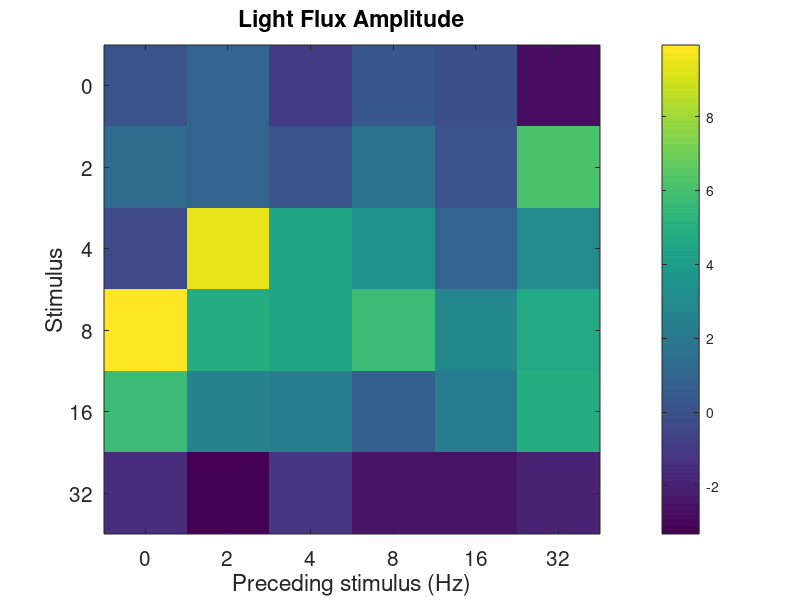
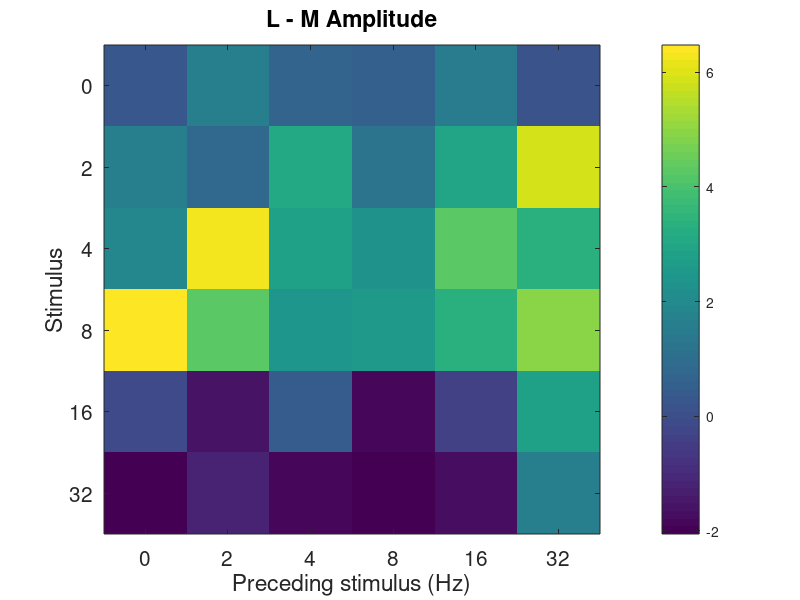
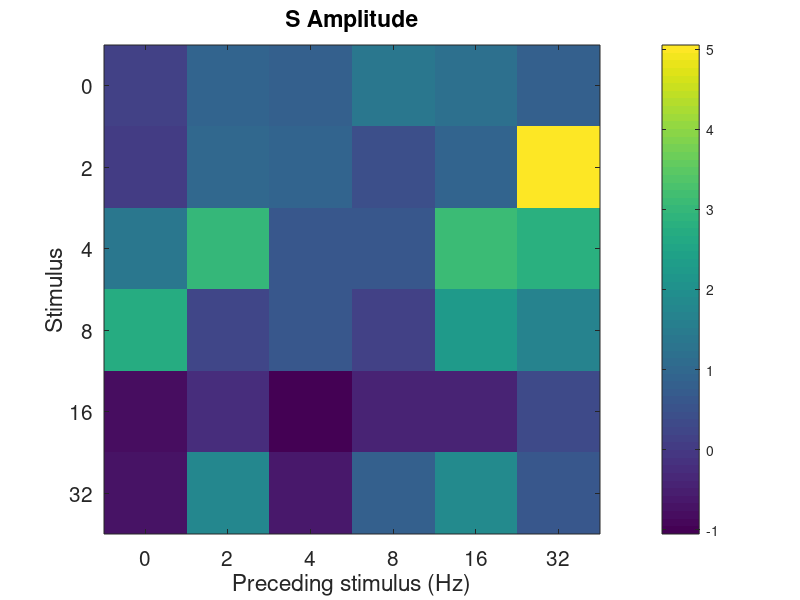
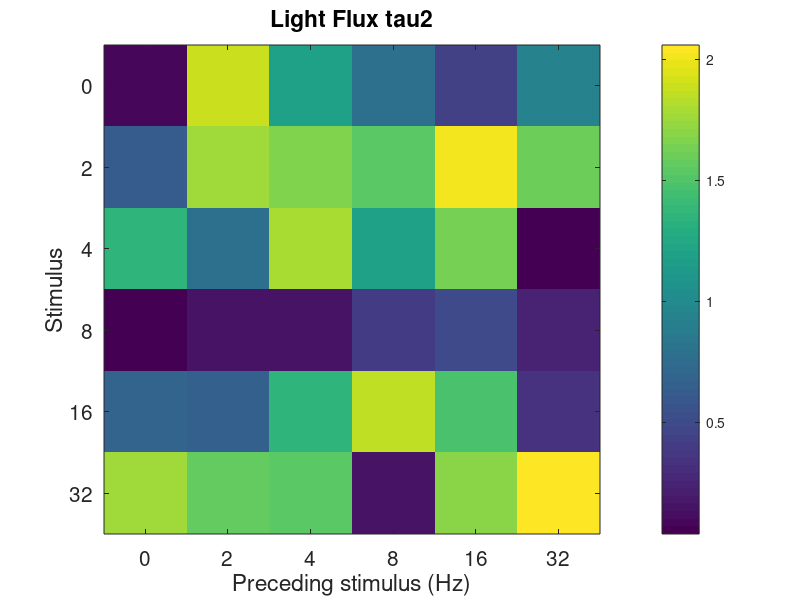

These figures' MATLAB source, in order:
%%

addpath('storedData/');

subj_name = 'asb1';
% NOTE THAT THE COUNTERBALANCING ISN'T PERFECT--MANUALLY CORRECTED IN CODE
% FOR RUN A: 2 PRECEDED BY 0 APPEARS 2 TIMES, 0 PRECEDED BY 0 APPEARS 2
%            TIMES
% FOR RUN B: 0 PRECEDED BY 0 APPEARS 3 TIMES
hardCodedOverlapCorrection = 2;

% load parameters and fits
if strcmp(subj_name,'asb1')
    carryOver = load('asb1CarryOver');
    carryOver = carryOver.carryOver;
    unlockedParamFits = load('asb1UnlockedParamFits');
    unlockedParamFits = unlockedParamFits.unlockedParamFits;
elseif strcmp(subj_name,'gka1')
    carryOver = load('gka1CarryOver');
    carryOver = carryOver.carryOver;
    unlockedParamFits = load('gka1UnlockedParamFits');
    unlockedParamFits = unlockedParamFits.unlockedParamFits;
else
   error('specify valid subject name: asb1 or gka1'); 
end

% loop over runs
for i = 1:size(carryOver.storeAll,1)
    stimForRun = carryOver.stimValuesForRunStore(i,:);
    % get unique stimulus values
    uniqueTempFreq = unique(stimForRun);
    % initialize carry over matrices
    carryOverMatSubAmpl = 0./zeros([length(uniqueTempFreq) length(uniqueTempFreq)]);
    carryOverMatSubtau2 = 0./zeros([length(uniqueTempFreq) length(uniqueTempFreq)]);
    counterMatrixSub = zeros([length(uniqueTempFreq) length(uniqueTempFreq)]);
    % loop over temp freqs in each run
    for j = 2:length(stimForRun)
        % get the amplitude and tau values
        ampl = carryOver.storeAll(i,j,1);
        tau2 = carryOver.storeAll(i,j,2);
        whereToPut1 = stimForRun(j)  ==uniqueTempFreq;
        whereToPut2 = stimForRun(j-1)==uniqueTempFreq;
        if isnan(carryOverMatSubAmpl(whereToPut1,whereToPut2))
            % place them appropriately in the carry over matrix for ampllitude
            carryOverMatSubAmpl(whereToPut1,whereToPut2) = ampl;
            % do the same for tau2
            carryOverMatSubtau2(whereToPut1,whereToPut2) = tau2;
        else
            % place them appropriately in the carry over matrix for amplitude
            carryOverMatSubAmpl(whereToPut1,whereToPut2) = ...
            carryOverMatSubAmpl(whereToPut1,whereToPut2)+ampl;
            % do the same for tau2
            carryOverMatSubtau2(whereToPut1,whereToPut2) = ...
            carryOverMatSubtau2(whereToPut1,whereToPut2)+tau2;
        end
        counterMatrixSub(whereToPut1,whereToPut2) = ...
        counterMatrixSub(whereToPut1,whereToPut2)+1;
    end
   
   % manually account for overlapping combinations
   if carryOver.runOrder(i)=='A'
       
       carryOverMatSubAmpl(1,1) = carryOverMatSubAmpl(1,1)./2;
       carryOverMatSubAmpl(2,1) = carryOverMatSubAmpl(2,1)./2;
       
       carryOverMatSubtau2(1,1) = carryOverMatSubtau2(1,1)./2;
       carryOverMatSubtau2(2,1) = carryOverMatSubtau2(2,1)./2;
       
   elseif carryOver.runOrder(i)=='B'
       
       carryOverMatSubAmpl(1,1) = carryOverMatSubAmpl(1,1)./3;
       carryOverMatSubtau2(1,1) = carryOverMatSubtau2(1,1)./3;
       
   else
      dummy = [];
   end
   
   % add 'labels'
   carryOverMatSubAmpl = [uniqueTempFreq' carryOverMatSubAmpl];
   carryOverMatSubAmpl = [[0 uniqueTempFreq]; carryOverMatSubAmpl];
   % store for each run
   carryOverMatAmpl(i,:,:) = carryOverMatSubAmpl;
   
   % repeat for tau2
   carryOverMatSubtau2 = [uniqueTempFreq' carryOverMatSubtau2];
   carryOverMatSubtau2 = [[0 uniqueTempFreq]; carryOverMatSubtau2];
   % store for each run
   carryOverMattau2(i,:,:) = carryOverMatSubtau2;
   
   % matrix for keeping track of repeats
   counterMatrix(i,:,:) = counterMatrixSub;
   
end

lightModDir = {'Light Flux','L - M','S'};

for i = 1:length(lightModDir)
   % create empty matrix
   finalCarryOverMatAmplSub = zeros(size(carryOverMatSubAmpl));
   finalCarryOverMattau2Sub = zeros(size(carryOverMatSubtau2));
   % get all runs with a given modulation direction
   runIndices = find(carryOver.stimTypeCode==i);
   % grab their carry over matrices, sum them
   for j = 1:length(runIndices)
      % convert nan's to 0's
      curCarryOverAmpl = squeeze(carryOverMatAmpl(runIndices(j),:,:));
      curCarryOverTau2 = squeeze(carryOverMattau2(runIndices(j),:,:));
      curCarryOverAmpl(isnan(curCarryOverAmpl)) = 0;
      curCarryOverTau2(isnan(curCarryOverTau2)) = 0;
      % add
      finalCarryOverMatAmplSub = finalCarryOverMatAmplSub+curCarryOverAmpl; 
      finalCarryOverMattau2Sub = finalCarryOverMattau2Sub+curCarryOverTau2; 
   end
   % divide by half the number of runs at that modulation direction--two
   % run orders to get proper counterbalancing
   finalCarryOverMatAmplSub = finalCarryOverMatAmplSub./(length(runIndices)./6);
   finalCarryOverMattau2Sub = finalCarryOverMattau2Sub./(length(runIndices)./6);
   % divide the 'labels' by 6
   finalCarryOverMatAmplSub(1,:) = finalCarryOverMatAmplSub(1,:)./6;
   finalCarryOverMatAmplSub(:,1) = finalCarryOverMatAmplSub(:,1)./6;
   finalCarryOverMattau2Sub(1,:) = finalCarryOverMattau2Sub(1,:)./6;
   finalCarryOverMattau2Sub(:,1) = finalCarryOverMattau2Sub(:,1)./6;
   % manually average overlapping cells
   finalCarryOverMatAmplSub(2,2) = finalCarryOverMatAmplSub(2,2)./2;
   finalCarryOverMattau2Sub(2,2) = finalCarryOverMattau2Sub(2,2)./2;
   finalCarryOverMatAmplSub(2,6) = finalCarryOverMatAmplSub(2,6)./2;
   finalCarryOverMattau2Sub(2,6) = finalCarryOverMattau2Sub(2,6)./2;
   % assign
   finalCarryOverMatAmpl(i,:,:) = finalCarryOverMatAmplSub;
   finalCarryOverMattau2(i,:,:) = finalCarryOverMattau2Sub;
end


figure; imagesc(squeeze(finalCarryOverMatAmpl(1,2:size(finalCarryOverMatAmpl,2),2:size(finalCarryOverMatAmpl,3))))
title('Light Flux Amplitude'); set(gca,'xticklabel',([0 2 4 8 16 32 64]));
set(gca,'yticklabel',([0 2 4 8 16 32 64])); xlabel('Preceding stimulus (Hz)');
ylabel('Stimulus'); set(gca,'FontSize',15); colorbar;

figure; imagesc(squeeze(finalCarryOverMatAmpl(2,2:size(finalCarryOverMatAmpl,2),2:size(finalCarryOverMatAmpl,3))))
title('L - M Amplitude'); set(gca,'xticklabel',([0 2 4 8 16 32 64]));
set(gca,'yticklabel',([0 2 4 8 16 32 64])); xlabel('Preceding stimulus (Hz)');
ylabel('Stimulus'); set(gca,'FontSize',15); colorbar;

figure; imagesc(squeeze(finalCarryOverMatAmpl(3,2:size(finalCarryOverMatAmpl,2),2:size(finalCarryOverMatAmpl,3))))
title('S Amplitude'); set(gca,'xticklabel',([0 2 4 8 16 32 64]));
set(gca,'yticklabel',([0 2 4 8 16 32 64])); xlabel('Preceding stimulus (Hz)');
ylabel('Stimulus'); set(gca,'FontSize',15); colorbar;

figure; imagesc(squeeze(finalCarryOverMattau2(1,2:size(finalCarryOverMattau2,2),2:size(finalCarryOverMattau2,3))))
title('Light Flux tau2'); set(gca,'xticklabel',([0 2 4 8 16 32 64]));
set(gca,'yticklabel',([0 2 4 8 16 32 64])); xlabel('Preceding stimulus (Hz)');
ylabel('Stimulus'); set(gca,'FontSize',15); colorbar;

figure; imagesc(squeeze(finalCarryOverMattau2(2,2:size(finalCarryOverMattau2,2),2:size(finalCarryOverMattau2,3))))
title('L - M tau2'); set(gca,'xticklabel',([0 2 4 8 16 32 64]));
set(gca,'yticklabel',([0 2 4 8 16 32 64])); xlabel('Preceding stimulus (Hz)');
ylabel('Stimulus'); set(gca,'FontSize',15); colorbar;

figure; imagesc(squeeze(finalCarryOverMattau2(3,2:size(finalCarryOverMattau2,2),2:size(finalCarryOverMattau2,3))))
title('S tau2'); set(gca,'xticklabel',([0 2 4 8 16 32 64]));
set(gca,'yticklabel',([0 2 4 8 16 32 64])); xlabel('Preceding stimulus (Hz)');
ylabel('Stimulus'); set(gca,'FontSize',15); colorbar;